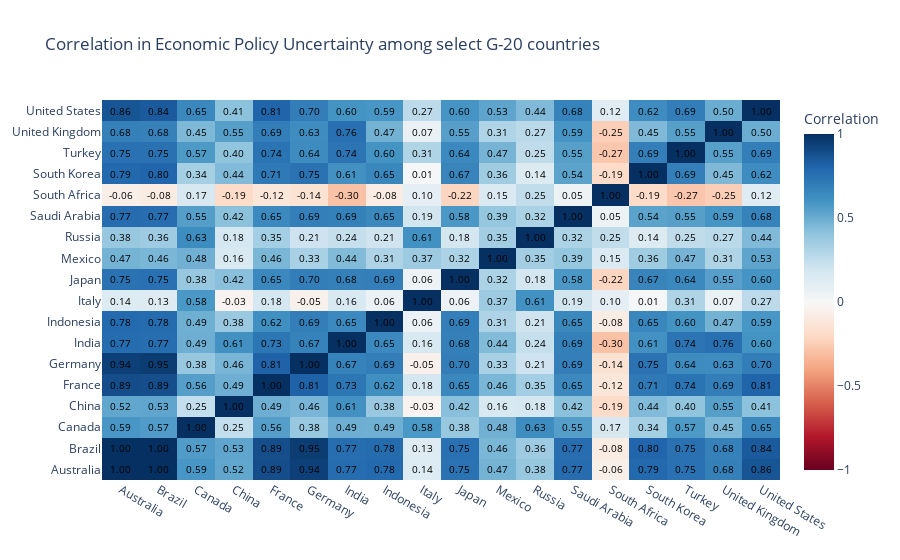

The cell this chart's notebook holds for it:
### Code cell
import plotly.graph_objs as go
import pandas as pd
import numpy as np

# Create some example data
#df = pd.DataFrame(np.random.randn(10, 10), columns=list('abcdefghij'))
# Create a dataframe by reading epu data
df = pd.read_excel('/Users/kalyan/Library/CloudStorage/OneDrive-IIMVIZAG/Kalyan-Research/T20-PolicyBrief-G20/Data/G20.xlsx'
                  , sheet_name='G20-EPU', header= 0)
df_g20_epu = df.drop(columns=['Year', 'Month'])


#print(df_g20_epu.columns)
g20_countries=[['Argentina','Australia','Brazil','Canada','China','France','Germany','India','Indonesia',
     'Italy','Japan','Mexico','Russia','Saudi Arabia','South Africa','South Korea','Turkey',
     'United Kingdom','United States',]]


# Compute the correlation matrix
corr_matrix = df_g20_epu.corr()

# Create the heatmap trace
heatmap = go.Heatmap(z=corr_matrix.values,
                      x=corr_matrix.index.values,
                      y=corr_matrix.columns.values,
                      colorscale='RdBu',
                      colorbar=dict(title='Correlation'),
                     zmin= -1, zmax=1)

# Create the annotations
annotations = []
for i, row in enumerate(corr_matrix.values):
    for j, value in enumerate(row):
        annotations.append(
            go.layout.Annotation(
                x=corr_matrix.columns[j],
                y=corr_matrix.index[i],
                text=f'{value:.2f}',
                showarrow=False,
                font=dict(color='black', size=10)
            )
        )

# Create the layout
layout = go.Layout(
    title='Correlation in Economic Policy Uncertainty among select G-20 countries',
    annotations=annotations,
)

# Create the figure
fig = go.Figure(data=[heatmap], layout=layout)

# Show the figure
fig.show()
